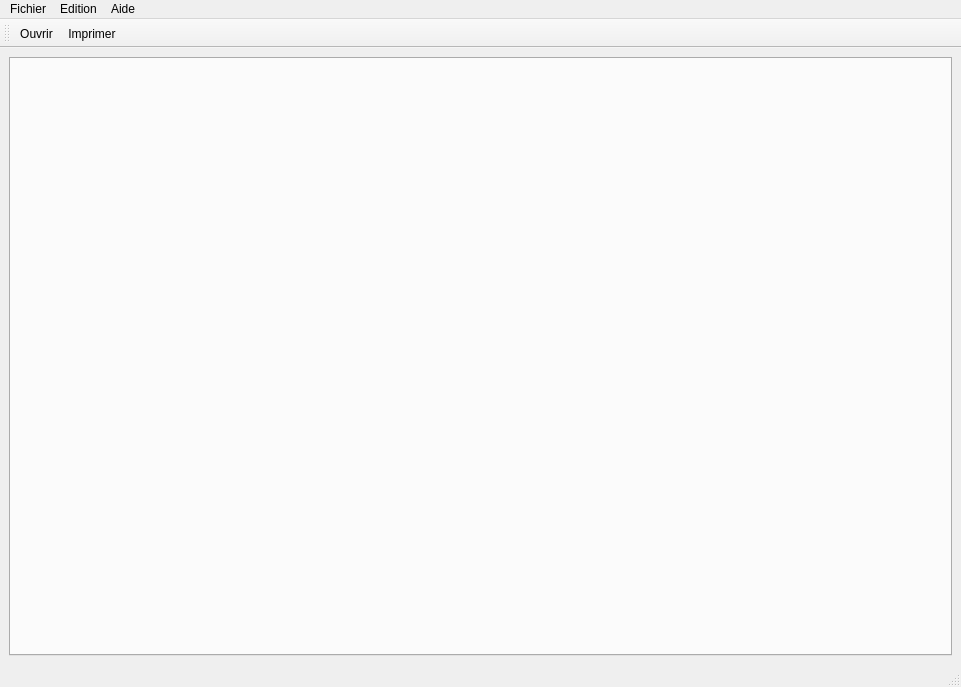
<?xml version="1.0" encoding="UTF-8"?>
<ui version="4.0">
 <class>EficasVP</class>
 <widget class="QMainWindow" name="EficasVP">
  <property name="geometry">
   <rect>
    <x>0</x>
    <y>0</y>
    <width>961</width>
    <height>687</height>
   </rect>
  </property>
  <property name="windowTitle">
   <string>MainWindow</string>
  </property>
  <widget class="QWidget" name="centralwidget">
   <layout class="QHBoxLayout" name="horizontalLayout">
    <item>
     <widget class="QTabWidget" name="myQtab">
      <property name="currentIndex">
       <number>-1</number>
      </property>
     </widget>
    </item>
   </layout>
  </widget>
  <widget class="QToolBar" name="toolBarCommande">
   <property name="windowTitle">
    <string>toolBar</string>
   </property>
   <property name="iconSize">
    <size>
     <width>36</width>
     <height>36</height>
    </size>
   </property>
   <attribute name="toolBarArea">
    <enum>TopToolBarArea</enum>
   </attribute>
   <attribute name="toolBarBreak">
    <bool>false</bool>
   </attribute>
   <addaction name="actionOuvrir"/>
   <addaction name="actionImprimer"/>
  </widget>
  <widget class="QMenuBar" name="menubar">
   <property name="geometry">
    <rect>
     <x>0</x>
     <y>0</y>
     <width>961</width>
     <height>24</height>
    </rect>
   </property>
   <widget class="QMenu" name="menuFichier">
    <property name="title">
     <string>Fichier</string>
    </property>
    <addaction name="actionOuvrir"/>
   </widget>
   <widget class="QMenu" name="menuEdition">
    <property name="title">
     <string>Edition</string>
    </property>
    <addaction name="actionImprimer"/>
   </widget>
   <widget class="QMenu" name="menuAide">
    <property name="title">
     <string>Aide</string>
    </property>
    <addaction name="actionEficas"/>
    <addaction name="actionParametres_Eficas"/>
    <addaction name="actionVersion"/>
   </widget>
   <addaction name="menuFichier"/>
   <addaction name="menuEdition"/>
   <addaction name="menuAide"/>
  </widget>
  <widget class="QStatusBar" name="statusbar"/>
  <action name="actionOuvrir">
   <property name="text">
    <string>Ouvrir</string>
   </property>
  </action>
  <action name="actionImprimer">
   <property name="text">
    <string>Imprimer</string>
   </property>
  </action>
  <action name="actionAideEficas">
   <property name="text">
    <string>AideEficas</string>
   </property>
  </action>
  <action name="actionParametres_Eficas">
   <property name="text">
    <string>Parametres Eficas</string>
   </property>
   </action>
  <action name="actionEficas">
   <property name="text">
    <string>Eficas</string>
   </property>
  </action>
  <action name="actionVersion">
   <property name="text">
    <string>Version</string>
   </property>
  </action>
 </widget>
 <resources/>
 <connections/>
</ui>
